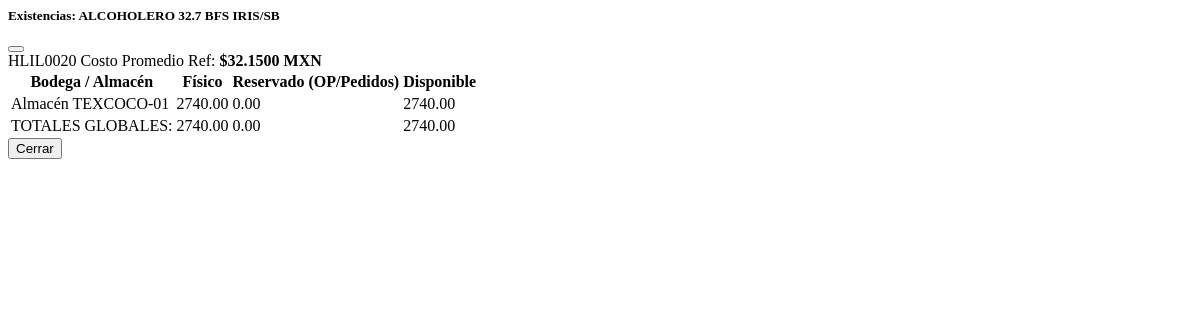
The page /inventario/catalogo/106/stock/ (signed in) on the database as committed earlier.
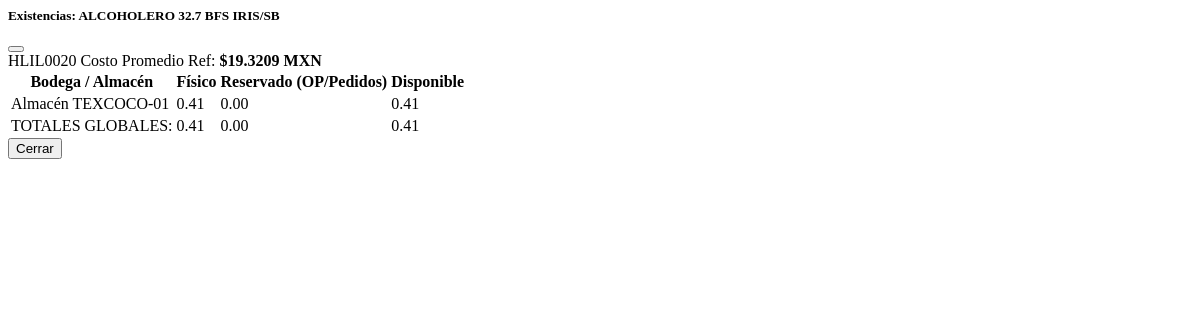
The same page on the database as committed later.
### inventario/models.py (models this page shows, shortened)
class Producto(models.Model):
    MATERIA_PRIMA = 'MP'
    COMPONENTE = 'CP'
    PRODUCTO_TERMINADO = 'PT'
    HOJALATA_ROLLO = 'HR'
    HOJA_LITOGRAFIADA = 'HL'
    HOJA_CORTADA = 'HC'
    PLANTILLA = 'CC'
    TIPO_PRODUCTO_CHOICES = [
        (MATERIA_PRIMA, 'Materia Prima (Materiales de Empaque/Cobre/Bzniz)'),
        (COMPONENTE, 'Componente (Conos/Fondos/Boq./Válvulas)'),
        (PRODUCTO_TERMINADO, 'Bote Terminado (Aerosol,Alcoholero,Pintura)'),
        (HOJALATA_ROLLO, 'Hojalata Rollo'),
        (HOJA_LITOGRAFIADA, 'Hoja (Litografiada / Barnizada)'),
        (HOJA_CORTADA, 'Hoja Cortada Plain'),
        (PLANTILLA, 'Plantilla(Cuerpos Cortados)'),
    ]
    nombre = models.CharField(max_length=255)
    sku = models.CharField(max_length=50, unique=True, help_text="Ej: AE-001 (Aerosol) o MP-BAR-EPO (Barniz)")
    descripcion = models.TextField(blank=True, null=True)
    tipo = models.CharField(max_length=2, choices=TIPO_PRODUCTO_CHOICES, default=PRODUCTO_TERMINADO)
    unidad_medida = models.ForeignKey(UnidadMedida, on_delete=models.PROTECT, help_text="Ej: Pza, Kg")
    moneda_base_costo = models.ForeignKey(
        Moneda, on_delete=models.PROTECT, related_name='productos_costo', help_text="Moneda en la que se rastrea el costo promedio"
    )
    moneda_base_venta = models.ForeignKey(
        Moneda, on_delete=models.PROTECT, related_name='productos_venta', help_text="Moneda de referencia para precios de venta"
    )
    costo_promedio_mxn = models.DecimalField(
        max_digits=18, decimal_places=6, default=Decimal('0.000000'), help_text="Costo promedio unitario en MXN para contabilidad"
    )
    class Meta:
        verbose_name = "Producto"
        verbose_name_plural = "Catálogo de Productos"

class Stock(models.Model):
    producto = models.ForeignKey(Producto, on_delete=models.CASCADE)
    bodega = models.ForeignKey(Bodega, on_delete=models.PROTECT)
    cantidad = models.DecimalField(
        max_digits=18, decimal_places=6, default=Decimal('0.000000'), validators=[MinValueValidator(Decimal('0.000000'))]
    )
    cantidad_reservada = models.DecimalField(
        max_digits=18, decimal_places=6, default=Decimal('0.000000'),
        help_text="Stock apartado para Órdenes de Producción o Pedidos de Venta"
    )
    ubicacion_especifica = models.CharField(max_length=50, blank=True, null=True, help_text="Ej: Pasillo A, Estante 4")
    stock_minimo = models.DecimalField(max_digits=18, decimal_places=6, default=Decimal('0.000000'), help_text="Alerta de stock mínimo")
    fecha_ultima_actualizacion = models.DateTimeField(auto_now=True)
    class Meta:
        verbose_name = "Existencia (Stock)"
        verbose_name_plural = "Existencias por Ubicación"
        unique_together = ('producto', 'bodega')
    @property
    def cantidad_disponible(self):
        return self.cantidad - self.cantidad_reservada

class Bodega(models.Model):
    codigo = models.CharField(max_length=20, unique=True)
    nombre = models.CharField(max_length=100)
    descripcion = models.TextField(blank=True, null=True)
    class Meta:
        verbose_name = "Bodega / Almacén"
        verbose_name_plural = "Bodegas / Almacenes"

### inventario/views.py (the view)
# urls.py: path('catalogo/<int:pk>/stock/', views.producto_stock_view, name='producto_stock'),
@login_required
@permission_required('inventario.view_stock', raise_exception=True)
def producto_stock_view(request, pk):
    producto = get_object_or_404(Producto, pk=pk)
    existencias = Stock.objects.filter(producto=producto).select_related('bodega')
    total_fisico = sum(e.cantidad for e in existencias)
    total_reservado = sum(e.cantidad_reservada for e in existencias)
    total_disponible = total_fisico - total_reservado
    context = {
        'producto': producto,
        'existencias': existencias,
        'total_fisico': total_fisico,
        'total_reservado': total_reservado,
        'total_disponible': total_disponible,
    }
    return render(request, 'inventario/partials/_modal_stock.html', context)

### inventario/templates/inventario/partials/_modal_stock.html (shortened to what this page needs)
<div class="modal fade" id="stockModal" tabindex="-1" aria-labelledby="stockModalLabel" aria-hidden="true">
    <div class="modal-dialog modal-dialog-centered modal-lg">
        <div class="modal-content border-0 shadow">
            <div class="modal-header bg-light border-bottom">
                <h5 class="modal-title fw-bold text-dark" id="stockModalLabel">
                    Existencias: {{ producto.nombre }}
                </h5>
                <button type="button" class="btn-close" data-bs-dismiss="modal" aria-label="Close"></button>
            </div>
            <div class="modal-body p-4">
                <div class="d-flex align-items-center mb-4 pb-2 border-bottom">
                    <span class="badge bg-secondary me-3 fs-6">{{ producto.sku }}</span>
                    <span class="text-muted small">Costo Promedio Ref: <strong>${{ producto.costo_promedio_mxn|floatformat:4 }} MXN</strong></span>
                </div>
                <div class="table-responsive">
                    <table class="table table-bordered table-hover align-middle text-center small mb-0">
                        <thead class="table-light">
                            <tr>
                                <th class="text-start text-secondary">Bodega / Almacén</th>
                                <th class="text-secondary">Físico</th>
                                <th class="text-secondary">Reservado (OP/Pedidos)</th>
                                <th class="bg-primary bg-opacity-10 text-primary border-primary border-opacity-25">Disponible</th>
                            </tr>
                        </thead>
                        <tbody>
                            {% for item in existencias %}
                            <tr>
                                <td class="text-start fw-semibold text-dark">{{ item.bodega.nombre }}</td>
                                <td>{{ item.cantidad|floatformat:2 }}</td>
                                <td class="text-warning fw-semibold">{{ item.cantidad_reservada|floatformat:2 }}</td>
                                <td class="bg-primary bg-opacity-10 fw-bold text-primary border-primary border-opacity-25">{{ item.cantidad_disponible|floatformat:2 }}</td>
                            </tr>
                            {% endfor %}
                        </tbody>
                        {% if existencias %}
                        <tfoot class="table-light fw-bold">
                            <tr>
                                <td class="text-end text-secondary">TOTALES GLOBALES:</td>
                                <td>{{ total_fisico|floatformat:2 }}</td>
                                <td class="text-warning">{{ total_reservado|floatformat:2 }}</td>
                                <td class="text-primary fs-6">{{ total_disponible|floatformat:2 }}</td>
                            </tr>
                        </tfoot>
                        {% endif %}
                    </table>
                </div>
            </div>
            <div class="modal-footer bg-light border-top">
                <button type="button" class="btn btn-secondary shadow-sm" data-bs-dismiss="modal">Cerrar</button>
            </div>
        </div>
    </div>
</div>

Rows that differ between the two databases and show on the page:
changed Producto "HLIL0020": costo_promedio_mxn "32.1500" → "19.3209"
changed Stock "Almacén TEXCOCO-01": cantidad "2740.00" → "0.41"; cantidad_disponible "2740.00" → "0.41"
Other text that changed with them:
{{ total_fisico|floatformat:2 }}: "2740.00" → "0.41"
{{ total_disponible|floatformat:2 }}: "2740.00" → "0.41"
